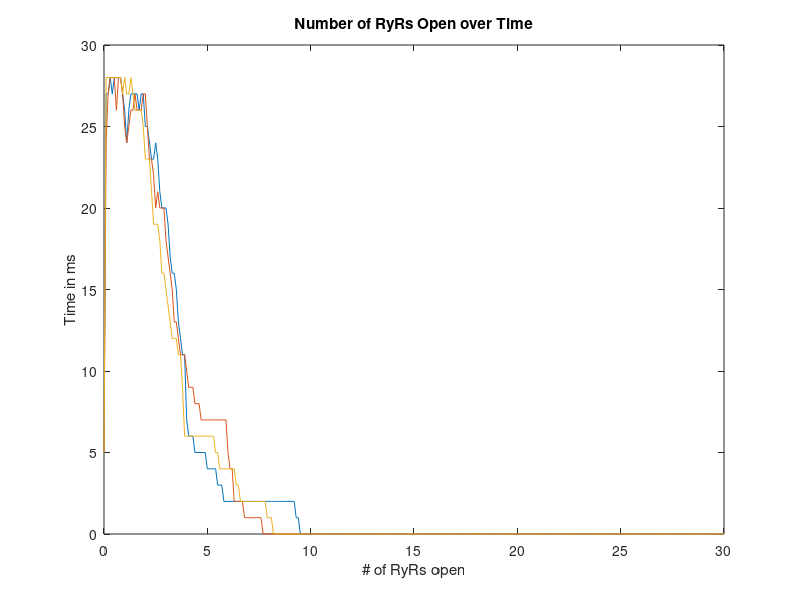
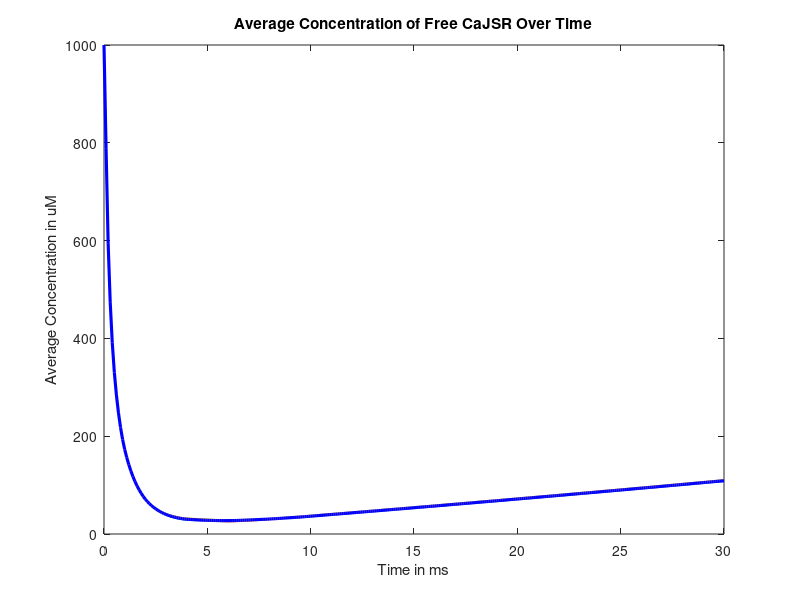
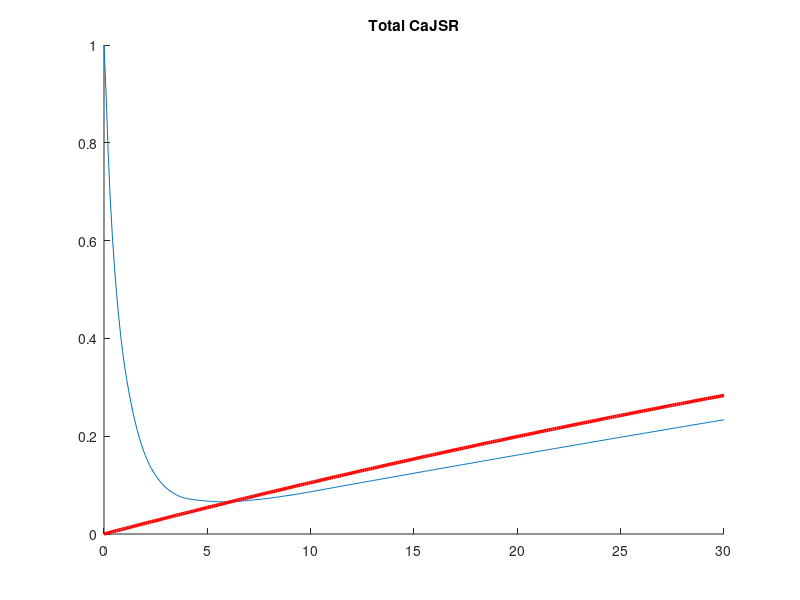

Here is the MATLAB script that generated these plots, in order:
% Plotting data from the 2011 Sticky Cluster Model
% PROVIDED BY DR. ERIC SOBIE, DEPARTMENT OF PHARMOCOLOGY, ICAHN SCHOOL OF MEDICINE AT MOUNT SINAI

% Read in csv files from C++
Nopen_all = csvread('N_open.csv');
Irel_all = csvread('Irel.csv');
CaJSR_all = csvread('CaJSR.csv');
Cass_all = csvread('Ca_ss.csv');
plottime = csvread('plottime.csv');

% Redefine CSQ buffering constants
CSQ = 30e3;
KCSQ = 630;

% Plots
figure
plot(plottime, Nopen_all)
title('Number of RyRs Open over Time');
xlabel('# of RyRs open');
ylabel('Time in ms');
print -depsc Nopen
    %undergoing a spark
sparks = find(max(Nopen_all) > 5);

figure
plot(plottime, CaJSR_all(:,sparks))
hold on
    %free CaJSR during a spark
CaJSR_avg = mean(CaJSR_all(:, sparks), 2);
plot(plottime, CaJSR_avg, 'b', 'LineWidth', 2.25)
title('Average Concentration of Free CaJSR Over Time');
xlabel('Time in ms');
ylabel('Average Concentration in uM');
print -depsc freeCaJSR

CaJSRtot_all = CaJSR_avg +  CaJSR_avg * CSQ./(KCSQ + CaJSR_avg);
CaJSRtot_all = CaJSRtot_all/max(max(CaJSRtot_all));

figure
hold on
plot(plottime, CaJSRtot_all)
plot(plottime, 1 - exp(-plottime/90), 'r', 'LineWidth', 2.5)
title('Total CaJSR')
print -depsc totalCaJSR

